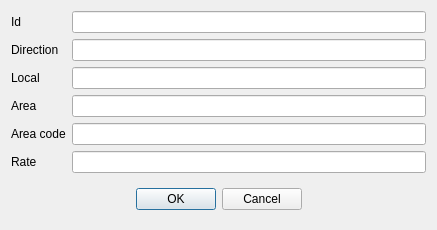
<?xml version="1.0" encoding="UTF-8"?>
<ui version="4.0">
 <class>RECallRate</class>
 <widget class="QDialog" name="RECallRate">
  <property name="geometry">
   <rect>
    <x>0</x>
    <y>0</y>
    <width>437</width>
    <height>215</height>
   </rect>
  </property>
  <property name="windowTitle">
   <string>Call rate</string>
  </property>
  <layout class="QGridLayout" name="gridLayout">
   <item row="0" column="0">
    <widget class="QLabel" name="label">
     <property name="text">
      <string>Id</string>
     </property>
    </widget>
   </item>
   <item row="0" column="1">
    <widget class="EQLineEdit" name="leID">
     <property name="Field" stdset="0">
      <string>f_id</string>
     </property>
     <property name="PrimaryKey" stdset="0">
      <bool>true</bool>
     </property>
    </widget>
   </item>
   <item row="1" column="0">
    <widget class="QLabel" name="label_2">
     <property name="text">
      <string>Direction</string>
     </property>
    </widget>
   </item>
   <item row="1" column="1">
    <widget class="EQLineEdit" name="leDirection">
     <property name="maxLength">
      <number>1</number>
     </property>
     <property name="Field" stdset="0">
      <string>f_direction</string>
     </property>
    </widget>
   </item>
   <item row="2" column="0">
    <widget class="QLabel" name="label_3">
     <property name="text">
      <string>Local</string>
     </property>
    </widget>
   </item>
   <item row="2" column="1">
    <widget class="EQLineEdit" name="leLocal">
     <property name="inputMask">
      <string>#</string>
     </property>
     <property name="maxLength">
      <number>1</number>
     </property>
     <property name="Field" stdset="0">
      <string>f_local</string>
     </property>
    </widget>
   </item>
   <item row="3" column="0">
    <widget class="QLabel" name="label_4">
     <property name="text">
      <string>Area</string>
     </property>
    </widget>
   </item>
   <item row="3" column="1">
    <widget class="EQLineEdit" name="leArea">
     <property name="Field" stdset="0">
      <string>f_area</string>
     </property>
    </widget>
   </item>
   <item row="4" column="0">
    <widget class="QLabel" name="label_5">
     <property name="text">
      <string>Area code</string>
     </property>
    </widget>
   </item>
   <item row="4" column="1">
    <widget class="EQLineEdit" name="leCode">
     <property name="Field" stdset="0">
      <string>f_code</string>
     </property>
    </widget>
   </item>
   <item row="5" column="0">
    <widget class="QLabel" name="label_6">
     <property name="text">
      <string>Rate</string>
     </property>
    </widget>
   </item>
   <item row="5" column="1">
    <widget class="EQLineEdit" name="leRate">
     <property name="Field" stdset="0">
      <string>f_rate</string>
     </property>
    </widget>
   </item>
   <item row="6" column="0" colspan="2">
    <widget class="QWidget" name="widget" native="true">
     <layout class="QHBoxLayout" name="horizontalLayout">
      <item>
       <spacer name="horizontalSpacer">
        <property name="orientation">
         <enum>Qt::Horizontal</enum>
        </property>
        <property name="sizeHint" stdset="0">
         <size>
          <width>114</width>
          <height>20</height>
         </size>
        </property>
       </spacer>
      </item>
      <item>
       <widget class="QPushButton" name="btnOK">
        <property name="text">
         <string>OK</string>
        </property>
       </widget>
      </item>
      <item>
       <widget class="QPushButton" name="btnCancel">
        <property name="text">
         <string>Cancel</string>
        </property>
       </widget>
      </item>
      <item>
       <spacer name="horizontalSpacer_2">
        <property name="orientation">
         <enum>Qt::Horizontal</enum>
        </property>
        <property name="sizeHint" stdset="0">
         <size>
          <width>113</width>
          <height>20</height>
         </size>
        </property>
       </spacer>
      </item>
     </layout>
    </widget>
   </item>
  </layout>
 </widget>
 <customwidgets>
  <customwidget>
   <class>EQLineEdit</class>
   <extends>QLineEdit</extends>
   <header location="global">eqlineedit.h</header>
   <slots>
    <signal>customButtonClicked(bool)</signal>
   </slots>
  </customwidget>
 </customwidgets>
 <resources/>
 <connections/>
</ui>
